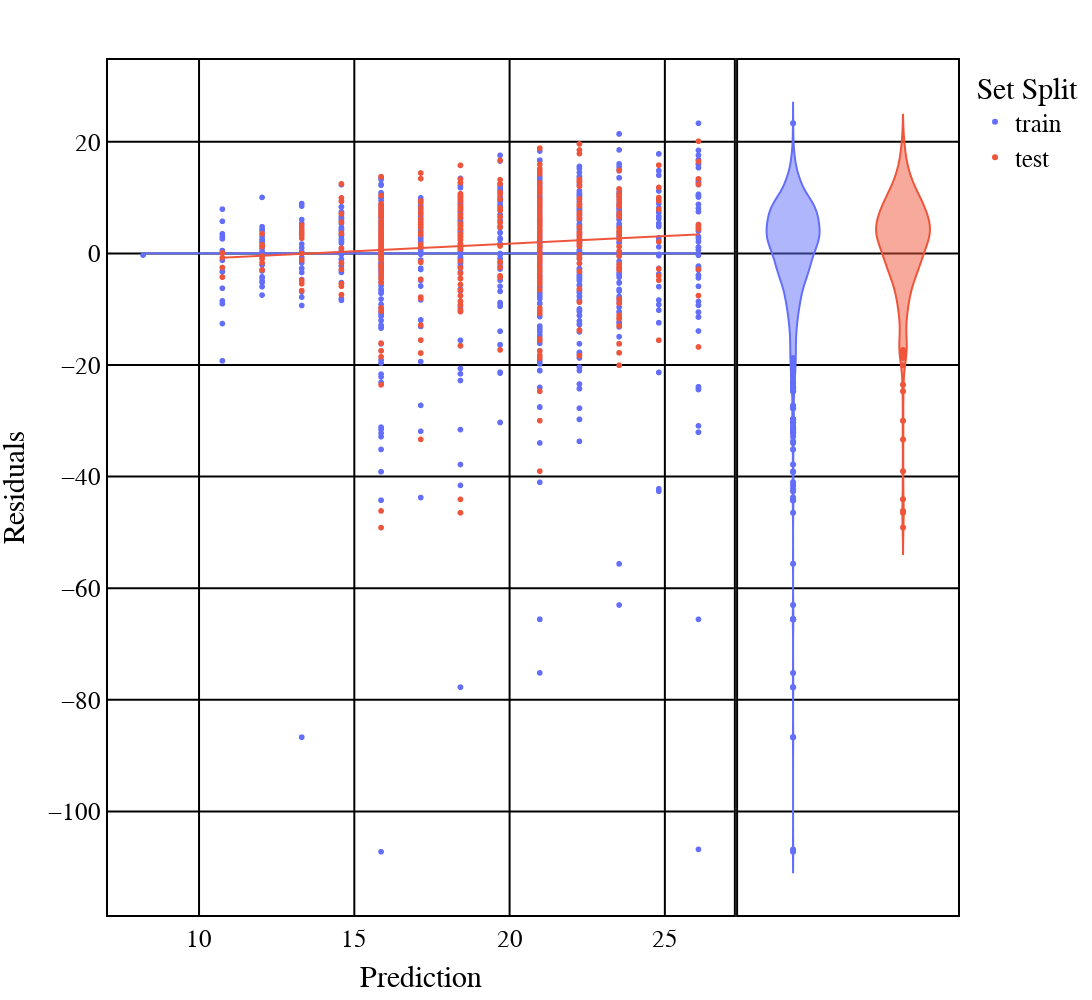

Notebook source saved alongside this figure:
### Markdown cell above
### Analyse the Estimated Values & Regression Residuals

How good our regression is also depends on the residuals - the difference between the model's predictions ( 𝑦̂ 𝑖 ) and the true values ( 𝑦𝑖 ) inside y_train. Do you see any patterns in the distribution of the residuals?

Re: Residuals are not normally distributed and not independent and identically distributed. Moreover, the do not seems to have constant variance. 
This is double-checked (besides the visual check) with the D'Agostino and Pearson test (https://doi.org/10.2307/2335012) for normality. 

This might be improved with multiple linear regression (later on).

### Code cell
# RESIDUALS PLOT #
res_train=df.loc[training_idx, ['residuals']]
check_normality(res_train)
res_test=df.loc[testing_idx, ['residuals']]
check_normality(res_test)
pred_residuals_violing(df)

### Figure 1 — Plotly figure (JSON) as saved in the notebook; plotly's stock layout.template omitted (floating-point values rounded to 4 significant figures; data arrays with more than 128 entries replaced by an {"elided": "..."} marker saying what was removed)
{"data": [{"hovertemplate": "Set Split=train<br>prediction=%{x}<br>residuals=%{y}<extra></extra>", "legendgroup": "train", "marker": {"color": "#636efa", "symbol": "circle"}, "mode": "markers", "name": "train", "showlegend": true, "type": "scattergl", "x": {"elided": "1600 float values"}, "xaxis": "x", "y": {"elided": "1600 float values"}, "yaxis": "y"}, {"alignmentgroup": "True", "hovertemplate": "Set Split=train<br>residuals=%{y}<extra></extra>", "legendgroup": "train", "marker": {"color": "#636efa", "symbol": "circle"}, "name": "train", "offsetgroup": "train", "scalegroup": "y", "showlegend": false, "type": "violin", "xaxis": "x2", "y": {"elided": "1600 float values"}, "yaxis": "y2"}, {"hovertemplate": "<b>OLS trendline</b><br>residuals = -1.2013e-15 * prediction + 2.2312e-14<br>R<sup>2</sup>=-0.000000<br><br>Set Split=train<br>prediction=%{x}<br>residuals=%{y} <b>(trend)</b><extra></extra>", "legendgroup": "train", "marker": {"color": "#636efa", "symbol": "circle"}, "mode": "lines", "name": "train", "showlegend": false, "type": "scattergl", "x": {"elided": "1600 float values"}, "xaxis": "x", "y": {"elided": "1600 float values"}, "yaxis": "y"}, {"hovertemplate": "Set Split=test<br>prediction=%{x}<br>residuals=%{y}<extra></extra>", "legendgroup": "test", "marker": {"color": "#EF553B", "symbol": "circle"}, "mode": "markers", "name": "test", "showlegend": true, "type": "scattergl", "x": {"elided": "400 float values"}, "xaxis": "x", "y": {"elided": "400 float values"}, "yaxis": "y"}, {"alignmentgroup": "True", "hovertemplate": "Set Split=test<br>residuals=%{y}<extra></extra>", "legendgroup": "test", "marker": {"color": "#EF553B", "symbol": "circle"}, "name": "test", "offsetgroup": "test", "scalegroup": "y", "showlegend": false, "type": "violin", "xaxis": "x2", "y": {"elided": "400 float values"}, "yaxis": "y2"}, {"hovertemplate": "<b>OLS trendline</b><br>residuals = 0.27215 * prediction + -3.70218<br>R<sup>2</sup>=0.008913<br><br>Set Split=test<br>prediction=%{x}<br>residuals=%{y} <b>(trend)</b><extra></extra>", "legendgroup": "test", "marker": {"color": "#EF553B", "symbol": "circle"}, "mode": "lines", "name": "test", "showlegend": false, "type": "scattergl", "x": {"elided": "400 float values"}, "xaxis": "x", "y": {"elided": "400 float values"}, "yaxis": "y"}], "layout": {"font": {"color": "black", "family": "Courier New", "size": 25}, "height": 1000, "legend": {"title": {"text": "Set Split"}, "tracegroupgap": 0}, "margin": {"t": 60}, "paper_bgcolor": "rgba(255,255,255, 1)", "plot_bgcolor": "rgba(255,255,255, 1)", "width": 1500, "xaxis": {"anchor": "y", "domain": [0, 0.7363], "gridcolor": "black", "gridwidth": 2, "linecolor": "black", "linewidth": 2, "mirror": true, "showline": true, "title": {"text": "Prediction"}, "zeroline": true, "zerolinecolor": "black", "zerolinewidth": 2}, "xaxis2": {"anchor": "y2", "domain": [0.7413, 1], "gridcolor": "black", "gridwidth": 2, "linecolor": "black", "linewidth": 2, "matches": "x2", "mirror": true, "showgrid": false, "showline": true, "showticklabels": false, "ticks": "", "zeroline": true, "zerolinecolor": "black", "zerolinewidth": 2}, "yaxis": {"anchor": "x", "domain": [0, 1], "gridcolor": "black", "gridwidth": 2, "linecolor": "black", "linewidth": 2, "mirror": true, "showline": true, "title": {"text": "Residuals"}, "zerolinecolor": "black", "zerolinewidth": 2}, "yaxis2": {"anchor": "x2", "domain": [0, 1], "gridcolor": "black", "gridwidth": 2, "linecolor": "black", "linewidth": 2, "matches": "y", "mirror": true, "showgrid": true, "showline": true, "showticklabels": false, "zerolinecolor": "black", "zerolinewidth": 2}}}
